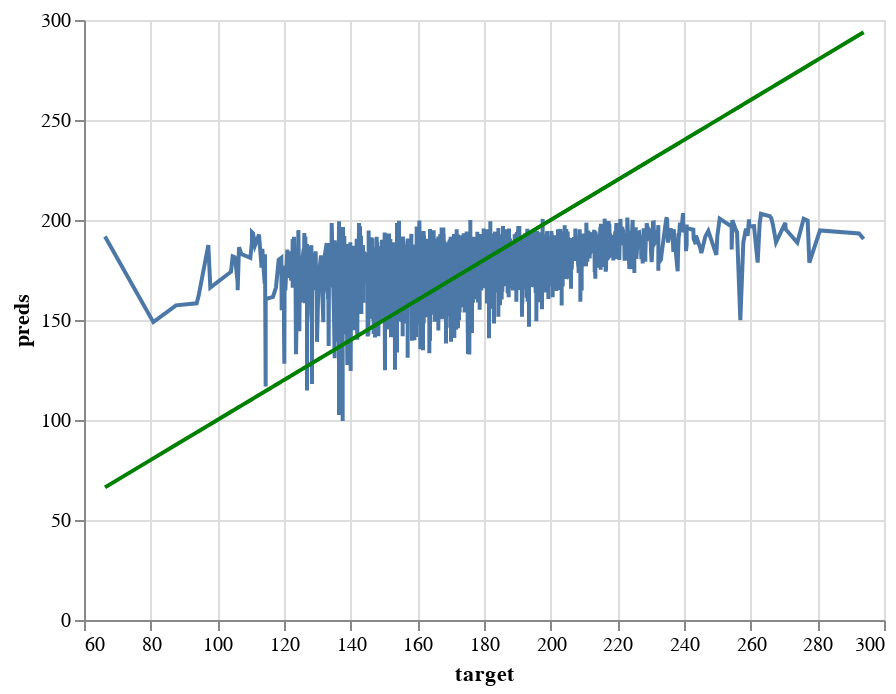

Source (notebook cell):
### Code cell
import altair as alt

perfect = alt.Chart(pd.DataFrame({'target': y_train, 'preds': y_train})).mark_line(color='green').encode(
    x='target',
    y='preds'
)

pred_chart = alt.Chart(pd.DataFrame({'target': y_train, 'preds': y_preds_train})).mark_line().encode(
    x='target',
    y='preds'
  )

pred_chart + perfect

### Figure 1 — Vega-Lite specification as saved in the notebook (floating-point values rounded to 4 significant figures; data arrays with more than 128 entries replaced by an {"elided": "..."} marker saying what was removed)
{"config": {"view": {"continuousWidth": 400, "continuousHeight": 300}}, "layer": [{"data": {"name": "data-182120038d0c70b9aafbb847c543377b"}, "mark": "line", "encoding": {"x": {"field": "target", "type": "quantitative"}, "y": {"field": "preds", "type": "quantitative"}}}, {"data": {"name": "data-1dbbaef775c1b9472b27966e6eacf94c"}, "mark": {"type": "line", "color": "green"}, "encoding": {"x": {"field": "target", "type": "quantitative"}, "y": {"field": "preds", "type": "quantitative"}}}], "$schema": "https://vega.github.io/schema/vega-lite/v4.17.0.json", "datasets": {"data-182120038d0c70b9aafbb847c543377b": {"elided": "2438 records"}, "data-1dbbaef775c1b9472b27966e6eacf94c": {"elided": "2438 records"}}}
